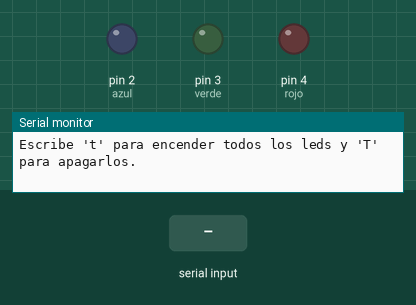
The sketch below on a simulated Arduino Uno, built with avr-gcc and run on an emulated ATmega328P. Parts: output pins drawn as LEDs (lit = HIGH), the last lines printed to the serial monitor. The inputs (shaded band) are chosen by the test bench.

Above: at 1.3 s.
1.4 s: "a\n" received over Serial
At 2.5 s:
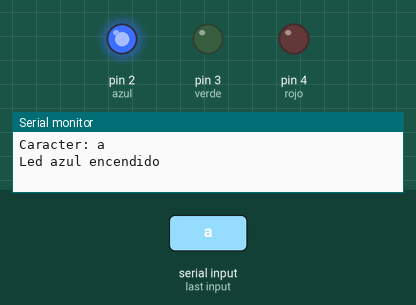
2.9 s: byte 118 ('v') received over Serial
At 3.6 s:
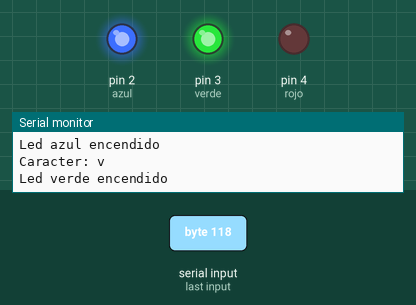
4.4 s: byte 65 ('A') received over Serial
At 4.8 s:
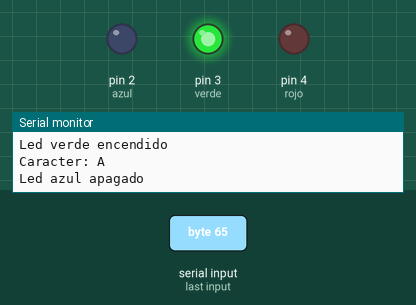
5.9 s: byte 114 ('r') received over Serial
At 7.1 s:
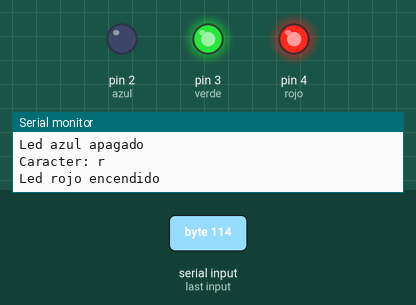
7.4 s: byte 86 ('V') received over Serial
At 8.3 s:
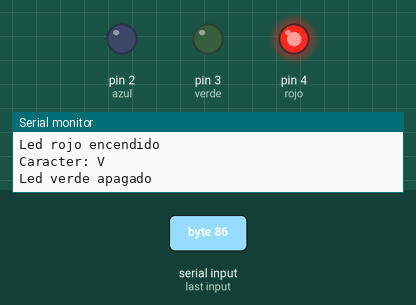
8.9 s: byte 116 ('t') received over Serial
At 9.4 s:
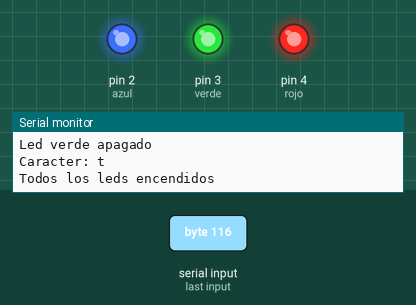
Timing chart, 0 to 11.4 s (numbered marks = the images above; inputs shaded):
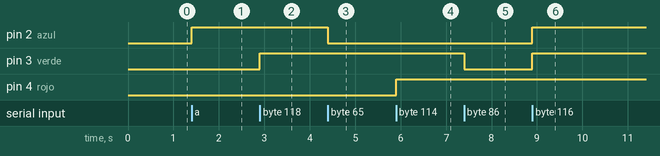

Measured:
- after the input at 1.4 s, pin 2 (azul): LOW → HIGH at once
- after the input at 2.9 s, pin 3 (verde): LOW → HIGH at once
- after the input at 4.4 s, pin 2 (azul): HIGH → LOW at once
- after the input at 5.9 s, pin 4 (rojo): LOW → HIGH at once
- after the input at 7.4 s, pin 3 (verde): HIGH → LOW at once
- after the input at 8.9 s, pin 2 (azul), pin 3 (verde): LOW → HIGH at once

The sketch:

practica7_ejercicio2.ino
```cpp
/*
 * Práctica 7 Ejercicio 2
 * Gobierno de tres diodos led mediante introducción de caracteres por consola.
 */

byte azul=2,verde=3,rojo=4;
char valor;

void setup(){
  Serial.begin(9600);
  Serial.println("Escribe 'a' para encender el led azul y 'A' para apagarlo.");
  Serial.println("Escribe 'v' para encender el led verde y 'V' para apagarlo.");
  Serial.println("Escribe 'r' para encender el led rojo y 'R' para apagarlo.");
  Serial.println("Escribe 't' para encender todos los leds y 'T' para apagarlos.");
  pinMode(azul,OUTPUT);
  pinMode(verde,OUTPUT);
  pinMode(rojo,OUTPUT);
  digitalWrite(azul,LOW);
  digitalWrite(verde,LOW);
  digitalWrite(rojo,LOW);
}

void loop(){
  if(Serial.available()>0){
    valor = Serial.read();
    /*
     * Al introducir un caracter
     * No inicia la condición cuando llega al salto de línea,
     * por lo que vacía el buffer y repite.
     */
    if(valor!='\n'){
      Serial.print("Caracter: ");
      Serial.println(valor);
      switch(valor){
        case 'a':
          digitalWrite(azul,HIGH);
          Serial.println("Led azul encendido");
          break;
        case 'A':
          digitalWrite(azul,LOW);
          Serial.println("Led azul apagado");
          break;
        case 'v':
          digitalWrite(verde,HIGH);
          Serial.println("Led verde encendido");
          break;
        case 'V':
          digitalWrite(verde,LOW);
          Serial.println("Led verde apagado");
          break;
        case 'r':
          digitalWrite(rojo,HIGH);
          Serial.println("Led rojo encendido");
          break;
        case 'R':
          digitalWrite(rojo,LOW);
          Serial.println("Led rojo apagado");
          break;
        case 't':
          digitalWrite(azul,HIGH);
          digitalWrite(rojo,HIGH);
          digitalWrite(verde,HIGH);
          Serial.println("Todos los leds encendidos");
          break;
        case 'T':
          digitalWrite(azul,LOW);
          digitalWrite(rojo,LOW);
          digitalWrite(verde,LOW);
          Serial.println("Todos los leds apagados");
          break;
        default:
          Serial.println("Caracter no válido.");
          break;
      }
    }
  }
}
```
